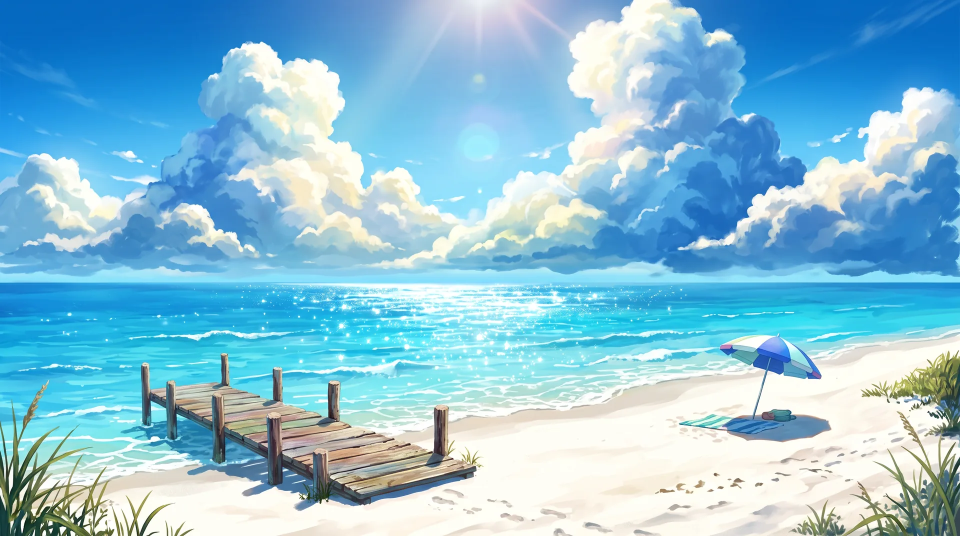
#> input picture assets/bg/beach.webp, 1920 x 1072 px (shown at 1/2 size)
$ python make_channel_art.py
#> lines starting #> are read from the running program, lines starting #| are printed output that depends on the picture
"""Stagworks channel art: an 800x800 icon (a heart with little antlers) and a
2560x1440 banner with After Class art, text kept inside YouTube's 1546x423 safe area.
usage: python itch/make_channel_art.py
"""
import os
from PIL import Image, ImageDraw, ImageFont, ImageEnhance, ImageFilter

HERE = os.path.dirname(os.path.abspath(__file__))
A = os.path.join(os.path.dirname(HERE), "assets")
OUT = os.path.join(HERE, "channel")
os.makedirs(OUT, exist_ok=True)
F = "C:/Windows/Fonts"
PINK, DEEP, WHITE, INK = (255, 126, 176), (226, 72, 128), (255, 255, 255), (91, 61, 76)


def font(name, size):
    return ImageFont.truetype(os.path.join(F, name), size)


def heart_poly(cx, cy, r, steps=200):
    import math
    pts = []
    for i in range(steps):
        t = 2 * math.pi * i / steps
        x = 16 * math.sin(t) ** 3
        y = 13 * math.cos(t) - 5 * math.cos(2 * t) - 2 * math.cos(3 * t) - math.cos(4 * t)
        pts.append((cx + x * r / 16, cy - y * r / 16))
    return pts


def antler(d, x0, y0, s, flip, color, w):
    """A little cartoon antler: one curved beam with two tines."""
    k = -1 if flip else 1
    beam = [(x0, y0), (x0 + k * 0.18 * s, y0 - 0.45 * s), (x0 + k * 0.42 * s, y0 - 0.85 * s)]
    d.line(beam, fill=color, width=w, joint="curve")
    d.line([(x0 + k * 0.12 * s, y0 - 0.32 * s), (x0 + k * 0.45 * s, y0 - 0.42 * s)], fill=color, width=w)
    d.line([(x0 + k * 0.28 * s, y0 - 0.66 * s), (x0 + k * 0.62 * s, y0 - 0.72 * s)], fill=color, width=w)
    for (x, y) in [beam[-1], (x0 + k * 0.45 * s, y0 - 0.42 * s), (x0 + k * 0.62 * s, y0 - 0.72 * s)]:
        d.ellipse((x - w / 2, y - w / 2, x + w / 2, y + w / 2), fill=color)


def icon():
    S = 800
    im = Image.new("RGBA", (S, S), (255, 232, 241, 255))
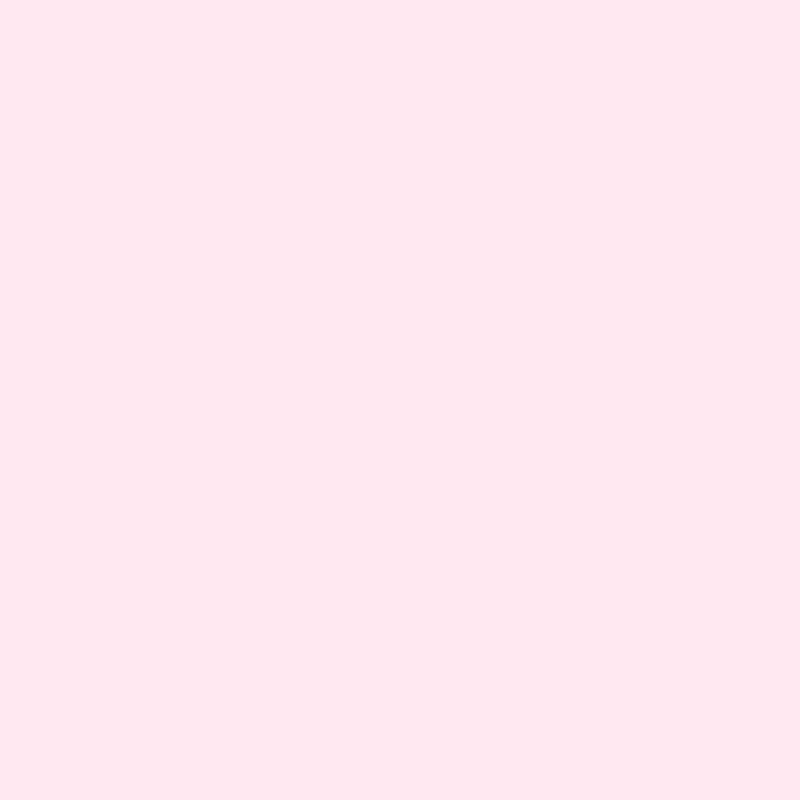
#> im: PIL image 800x800 RGBA; mean R, G, B, A 255, 232, 241, 255
    d = ImageDraw.Draw(im)
    # soft polka dots
    for y in range(0, S, 56):
        for x in range((y // 56) % 2 * 28, S, 56):
            d.ellipse((x - 5, y - 5, x + 5, y + 5), fill=(255, 255, 255, 200))
    cx, cy, r = S / 2, S * 0.6, 185
    antler(d, cx - 75, cy - 120, 200, True, (183, 120, 92), 22)
    antler(d, cx + 75, cy - 120, 200, False, (183, 120, 92), 22)
    shadow = Image.new("RGBA", (S, S), (0, 0, 0, 0))
#> shadow: PIL image 800x800 RGBA; every value is 0
    ImageDraw.Draw(shadow).polygon(heart_poly(cx, cy + 16, r), fill=(226, 72, 128, 110))
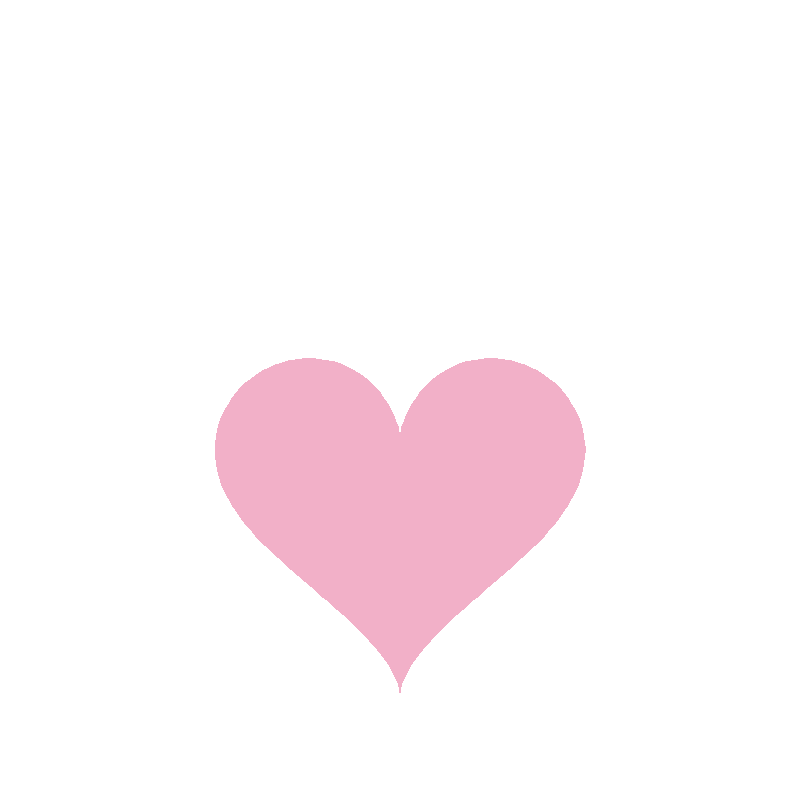
#> shadow: PIL image 800x800 RGBA; mean R, G, B, A 26.8, 8.5, 15.2, 13.1; transparent parts drawn white
    im.alpha_composite(shadow.filter(ImageFilter.GaussianBlur(10)))
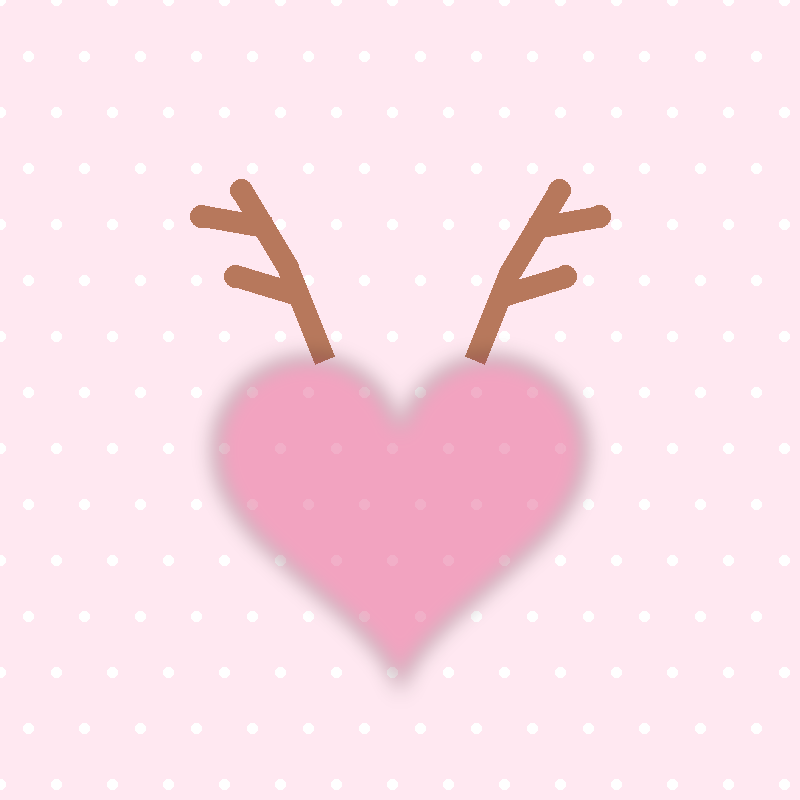
#> im: PIL image 800x800 RGBA; mean R, G, B, A 250.9, 221.7, 231.8, 253.4; transparent parts drawn white
    d.polygon(heart_poly(cx, cy, r + 14), fill=WHITE)
    d.polygon(heart_poly(cx, cy, r), fill=PINK)
    d.ellipse((cx - 100, cy - 100, cx - 52, cy - 60), fill=(255, 255, 255, 170))
    im.convert("RGB").save(os.path.join(OUT, "icon-800.png"))
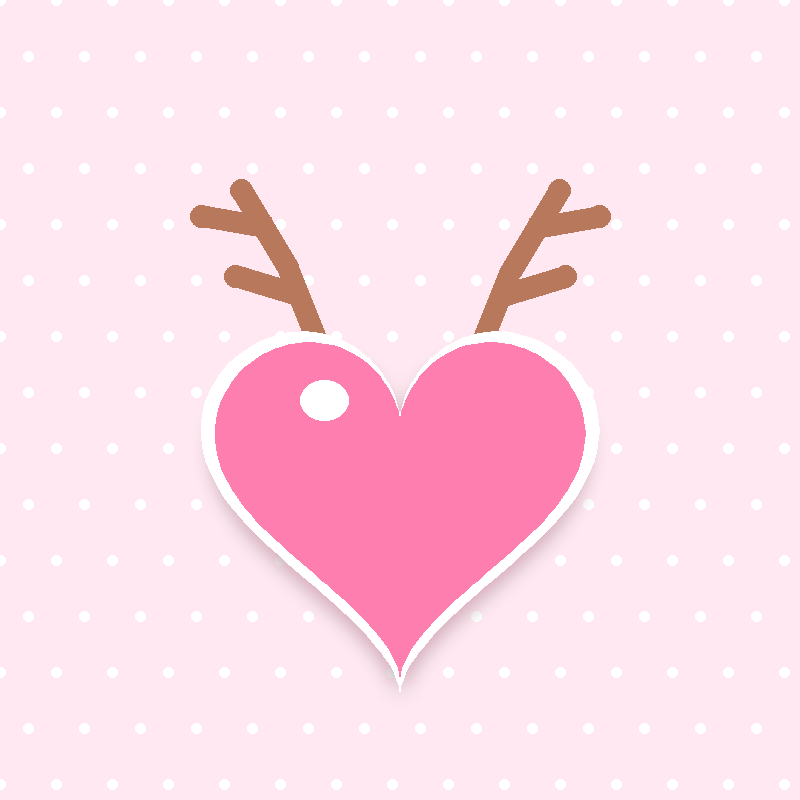
#> saved as icon-800.png: PIL image 800x800 RGB; mean R, G, B 253.2, 218.2, 230.8


def banner():
    W, H = 2560, 1440
    bg = Image.open(os.path.join(A, "bg", "beach.webp")).convert("RGB")
#> bg is the input picture: PIL image 1920x1072 RGB; mean R, G, B 136.5, 192.2, 216.5
    s = max(W / bg.width, H / bg.height)
#> s = 1.34
    bg = bg.resize((int(bg.width * s) + 1, int(bg.height * s) + 1), Image.LANCZOS)
#> bg: PIL image 2580x1441 RGB
    bg = bg.crop(((bg.width - W) // 2, (bg.height - H) // 2, (bg.width - W) // 2 + W, (bg.height - H) // 2 + H))
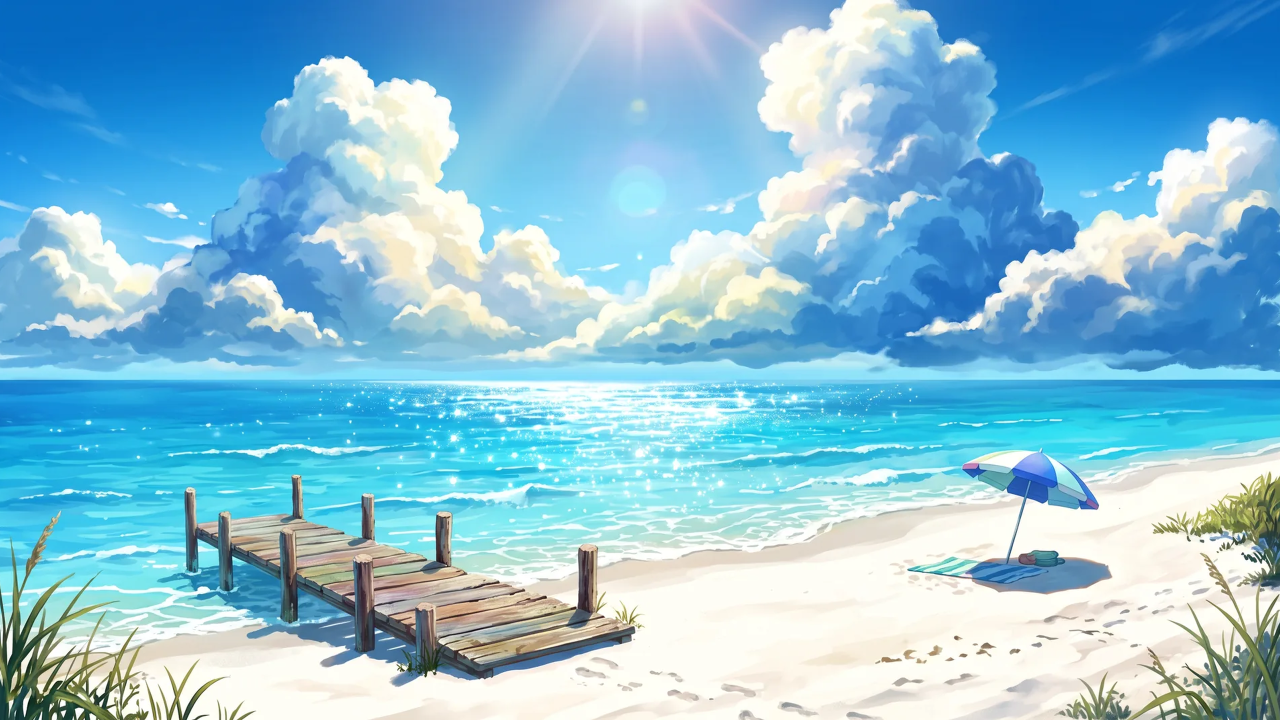
#> bg: PIL image 2560x1440 RGB (shown at 1/2 size); mean R, G, B 136.9, 192.4, 216.7
    im = Image.blend(bg, Image.new("RGB", (W, H), (255, 214, 232)), 0.25).convert("RGBA")
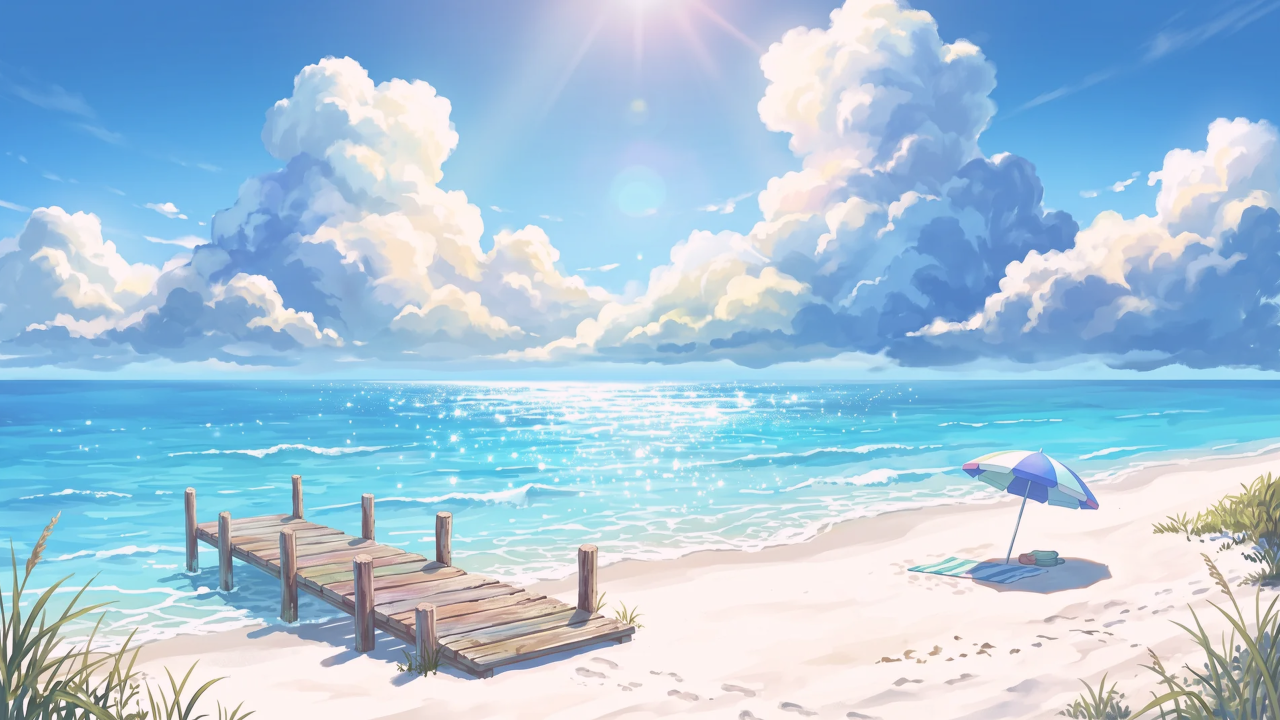
#> im: PIL image 2560x1440 RGBA (shown at 1/2 size); mean R, G, B, A 166.1, 197.5, 220.2, 255
    # the girls stand on either side of the safe area, so they show on wide screens
    for path, x, h in (("rei/laugh", 0.13, 1250), ("hina/happy", 0.84, 1300), ("sayo/happy", 0.96, 1180)):
#> (the run stopped early here; a loop or call above may not have finished)
